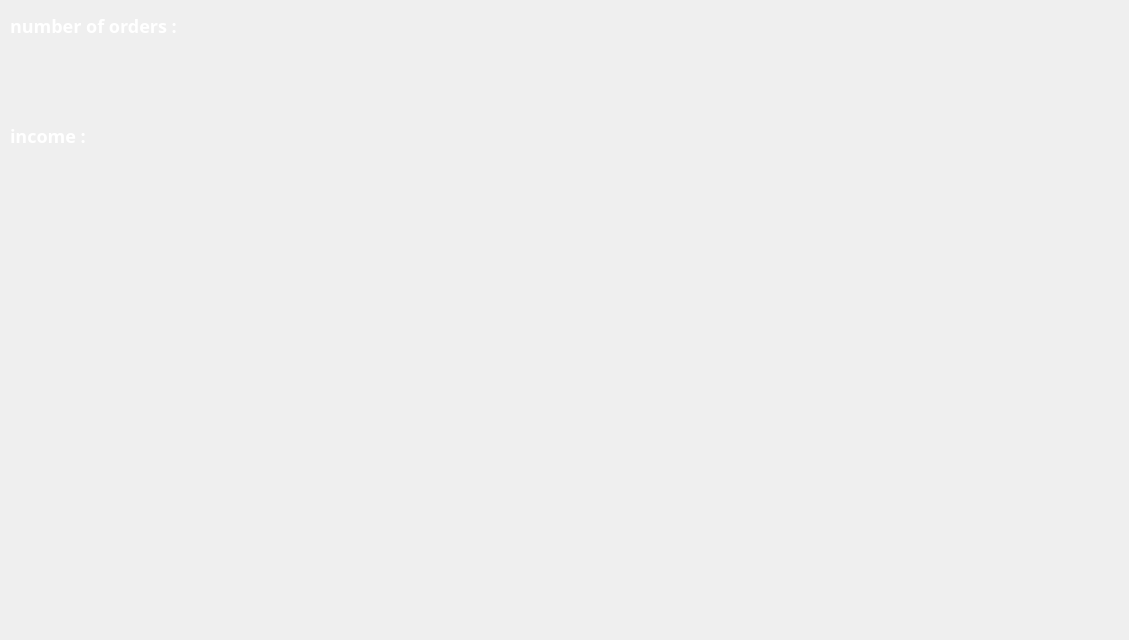
      <widget class="QWidget" name="tab_4">
       <attribute name="icon">
        <iconset resource="resources.qrc">
         <normaloff>:/images/ressource/11.png</normaloff>:/images/ressource/11.png</iconset>
       </attribute>
       <attribute name="title">
        <string>Statistics</string>
       </attribute>
       <widget class="QLabel" name="label_total">
        <property name="geometry">
         <rect>
          <x>20</x>
          <y>50</y>
          <width>231</width>
          <height>61</height>
         </rect>
        </property>
        <property name="styleSheet">
         <string notr="true">
color: rgb(255, 255, 255);
font: 11pt &quot;Segoe UI&quot;;</string>
        </property>
        <property name="text">
         <string/>
        </property>
       </widget>
       <widget class="QLabel" name="label_revenu">
        <property name="geometry">
         <rect>
          <x>20</x>
          <y>170</y>
          <width>221</width>
          <height>51</height>
         </rect>
        </property>
        <property name="styleSheet">
         <string notr="true">
color: rgb(255, 255, 255);
font: 11pt &quot;Segoe UI&quot;;</string>
        </property>
        <property name="text">
         <string/>
        </property>
       </widget>
       <widget class="PieChartWidget" name="pieStatut" native="true">
        <property name="geometry">
         <rect>
          <x>439</x>
          <y>0</y>
          <width>681</width>
          <height>331</height>
         </rect>
        </property>
        <property name="styleSheet">
         <string notr="true">
color: rgb(255, 255, 255);</string>
        </property>
       </widget>
       <widget class="BarChartWidget" name="barMois" native="true">
        <property name="geometry">
         <rect>
          <x>80</x>
          <y>260</y>
          <width>661</width>
          <height>371</height>
         </rect>
        </property>
        <property name="styleSheet">
         <string notr="true">
color: rgb(255, 255, 255);</string>
        </property>
       </widget>
       <widget class="QLabel" name="label_47">
        <property name="geometry">
         <rect>
          <x>10</x>
          <y>10</y>
          <width>191</width>
          <height>31</height>
         </rect>
        </property>
        <property name="font">
         <font>
          <family>Swis721 Blk BT</family>
          <pointsize>-1</pointsize>
          <italic>false</italic>
          <bold>true</bold>
         </font>
        </property>
        <property name="styleSheet">
         <string notr="true">font-size:18px;
color:#ffffff;
font-weight: bold;</string>
        </property>
        <property name="text">
         <string>number of orders :</string>
        </property>
       </widget>
       <widget class="QLabel" name="label_81">
        <property name="geometry">
         <rect>
          <x>10</x>
          <y>120</y>
          <width>191</width>
          <height>31</height>
         </rect>
        </property>
        <property name="font">
         <font>
          <family>Swis721 Blk BT</family>
          <pointsize>-1</pointsize>
          <italic>false</italic>
          <bold>true</bold>
         </font>
        </property>
        <property name="styleSheet">
         <string notr="true">font-size:18px;
color:#ffffff;
font-weight: bold;</string>
        </property>
        <property name="text">
         <string>income :</string>
        </property>
       </widget>
      </widget>
